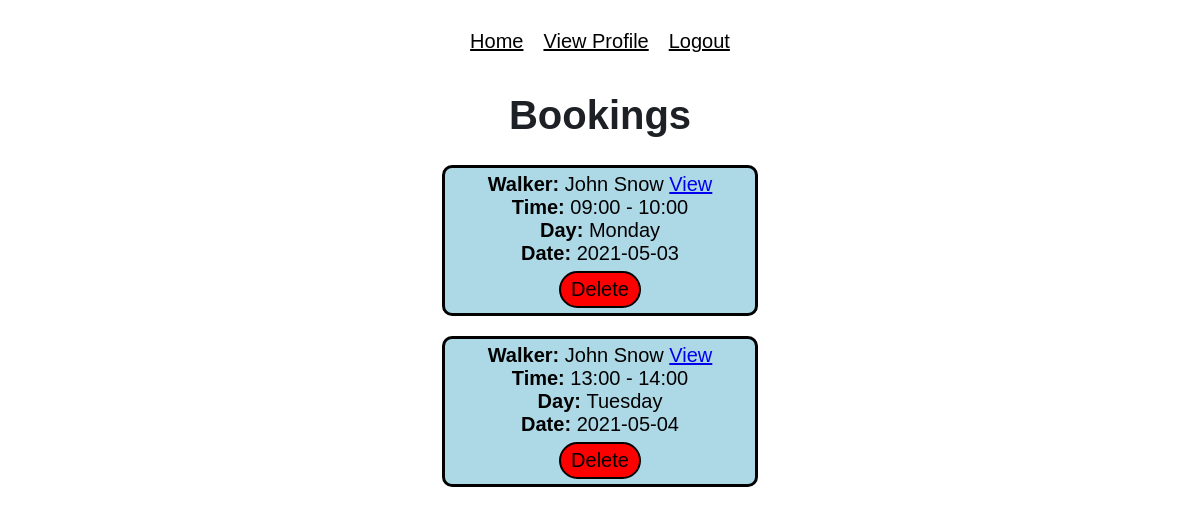
/bookings/Owner (signed in), run on the app's committed database.
### tables this page shows
CREATE TABLE booking (
            ownerId integer,
            walkerId integer,
            date text,
            day text,
            startTime text,
            endTime text,
            PRIMARY KEY (ownerId, walkerId, date)
            );

CREATE TABLE users (
            usrId integer primary key,
            email text,
            password text,
            firstName text,
            lastName text,
            accType text,
            postcode text,
            numberOfReviews integer,
            starRating real,
            profileImage text
            );

### app.py (the view)
@app.route('/bookings/<accType>')
def bookings(accType):
    if accType == 'Owner':
        bookings = db.getOwnerBookings(session['usrId'])
        return render_template('bookings.html', bookings=bookings, user=user, accType=accType)
    else:
        bookings = db.getWalkerBookings(session['usrId'])
        return render_template('bookings.html', bookings=bookings, user=user, accType=accType)

### database.py (called while the page is built)
    def search(self, col="null", search="null"):
        conn = sqlite3.connect('main.db')
        c = conn.cursor()
        if col == "email":
            c.execute(f'SELECT * FROM users WHERE email="{search}"')
            data = c.fetchall()
        elif col == "password":
            c.execute(f'SELECT * FROM users WHERE password="{search}"')
            data = c.fetchall()
        elif col == "usrId":
            c.execute(f'SELECT * FROM users WHERE usrId="{search}"')
            data = c.fetchall()
        elif col == "postcode":
            c.execute(f'SELECT * FROM users WHERE postcode="{search}"')
            data = c.fetchall()
        else:
            c.execute(f'SELECT * FROM users')
            data = c.fetchall()
        conn.commit()
        conn.close()
        return(data)

    def getOwnerBookings(self, ownerId):
        conn = sqlite3.connect('main.db')
        c = conn.cursor()
        c.execute(f'SELECT * FROM booking WHERE ownerId="{ownerId}" ORDER BY date ASC')
        data = c.fetchall()
        return(data)
        conn.commit()
        conn.close()

### templates/bookings.html (shortened to what this page needs)
{% extends "base.html" %}
{% block head %}
    <link rel="stylesheet" href="{{ url_for('static', filename='css/bookings.css') }}">
{% endblock %}
{% block body %}
    <h1>Bookings</h1>
    {% for i in bookings %}
    <p>
        {% if accType == 'Owner' %}
            <span style="font-weight: bold;"> Walker: </span> {{ user(i[1]).fName }} {{ user(i[1]).lName }}
            <a href="/profile/{{ i[1] }}">View</a>
            <br>
        {% else %}
            <span style="font-weight: bold;"> Owner: </span> {{ user(i[0]).fName }} {{ user(i[0]).lName }}
            <a href="/profile/{{ i[0] }}">View</a>
            <br>
        {% endif %}
        <span style="font-weight: bold;"> Time: </span> {{ i[4] }} - {{ i[5] }} <br>
        <span style="font-weight: bold;"> Day: </span> {{ i[3].capitalize() }} <br>
        <span style="font-weight: bold;"> Date: </span> {{ i[2] }} <br>
        <a id="delete" href="/delBooking/{{ i[0] }};{{ i[1] }};{{ i[2] }}">Delete</a>
    </p>
    {% endfor %}
{% endblock %}

### static/css/bookings.css (style rules this page uses)
p { margin-left: auto; margin-right: auto; display: block; background-color: lightblue; border: 3px solid black; width: 290px; padding: 5px 10px; margin-bottom: 20px; text-decoration: none; color: black; border-radius: 10px; }
a#delete { font-size: 20px; border: 2px solid black; border-radius: 20px; background-color: red ; padding: 5px 10px; display: inline-block; margin-top: 6px; height: fit-content; text-decoration: none; color: black; }

### static/css/main.css (style rules this page uses)
body { font-size: 20px; font-weight: 100; text-decoration: none; text-align: center; color: rgb(29, 33, 37); font-family: Arial, Helvetica, sans-serif; }

### data on the page
booking: walkerId.firstName "John", walkerId.lastName "Snow", startTime "09:00", endTime "10:00", day "Monday", date "2021-05-03"
booking: walkerId.firstName "John", walkerId.lastName "Snow", startTime "13:00", endTime "14:00", day "Tuesday", date "2021-05-04"
